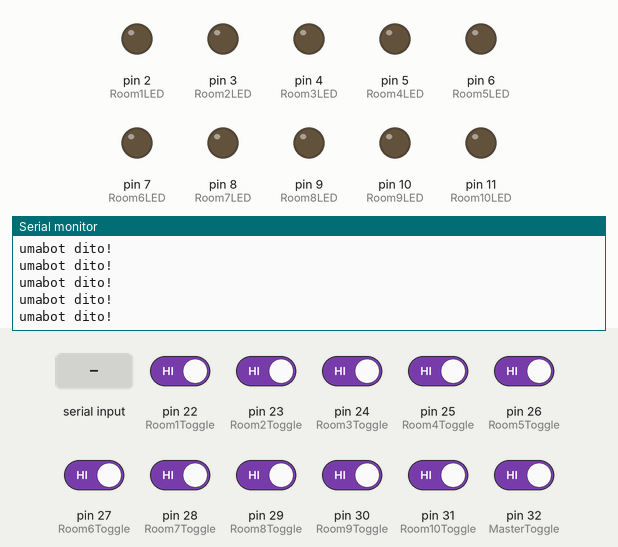
This sketch was run on a simulated Arduino Mega 2560, built with avr-gcc and run on an emulated ATmega2560. Shown: output pins drawn as LEDs (lit = HIGH), the last lines printed to the serial monitor. The inputs (shaded band) are chosen by the test bench; at power-on: pin 22 (Room1Toggle), pin 23 (Room2Toggle), pin 24 (Room3Toggle), pin 25 (Room4Toggle), pin 26 (Room5Toggle), pin 27 (Room6Toggle), pin 28 (Room7Toggle), pin 29 (Room8Toggle), pin 30 (Room9Toggle), pin 31 (Room10Toggle), pin 32 (MasterToggle) HIGH.

Above: at 1.2 s.
1.3 s: pin 22 (Room1Toggle) driven LOW
At 1.33 s:
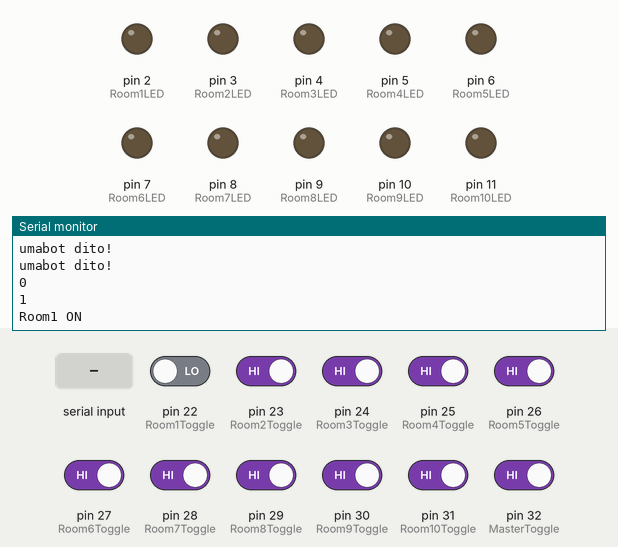
2.8 s: pin 32 (MasterToggle) driven LOW
4.3 s: "1\n" received over the second serial link
At 4.36 s:
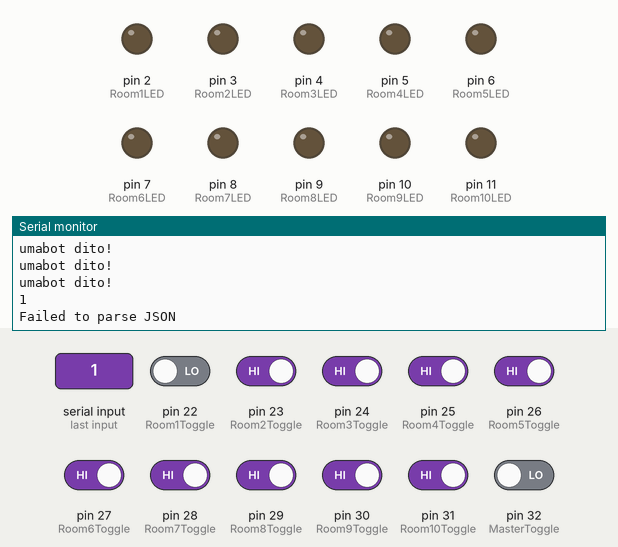
5.8 s: pin 22 (Room1Toggle) driven HIGH
At 5.83 s:
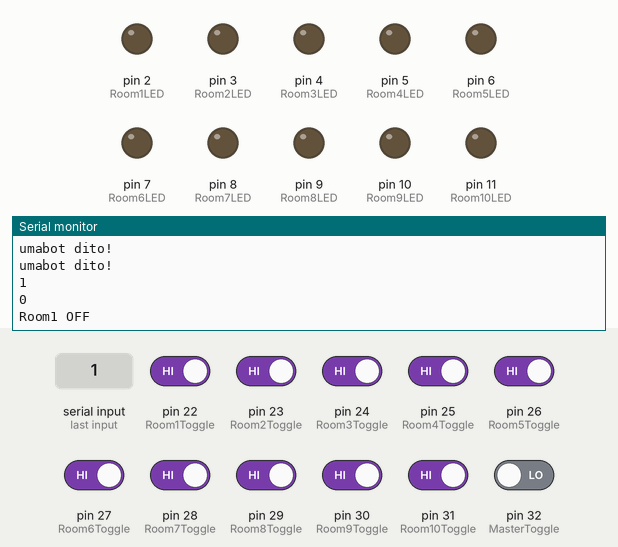
7.3 s: pin 32 (MasterToggle) driven HIGH
At 7.35 s:
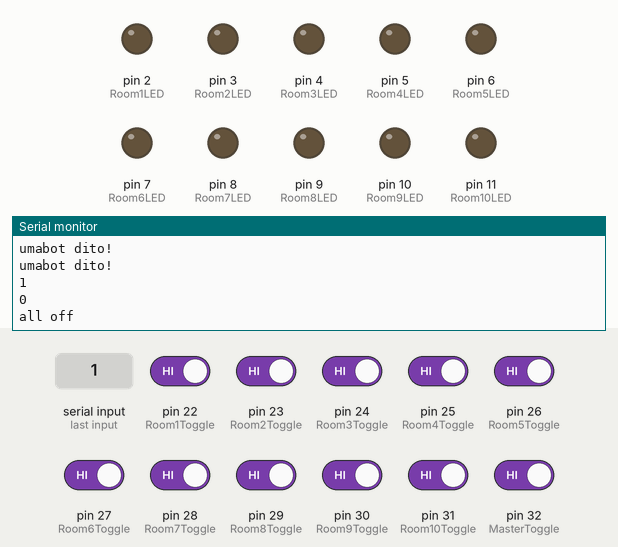

Measured:
- after the input at 1.3 s, the serial monitor: prints a new line at once (image 1)
- after the input at 4.3 s, the serial monitor: prints a new line after 0.05 s (image 2)
- after the input at 5.8 s, the serial monitor: prints a new line at once (image 3)
- after the input at 7.3 s, the serial monitor: prints a new line at once (image 4)

The sketch:

BMSArduino.ino
```cpp
#include <Arduino.h>
#include <ArduinoJson.h>

// Define LED and toggle switch pins for each room (up to Room 10)
const int Room1LED = 2;
const int Room2LED = 3;
const int Room3LED = 4;
const int Room4LED = 5;
const int Room5LED = 6;
const int Room6LED = 7;
const int Room7LED = 8;
const int Room8LED = 9;
const int Room9LED = 10;
const int Room10LED = 11;

const int Room1Toggle = 22;
const int Room2Toggle = 23;
const int Room3Toggle = 24;
const int Room4Toggle = 25;
const int Room5Toggle = 26;
const int Room6Toggle = 27;
const int Room7Toggle = 28;
const int Room8Toggle = 29;
const int Room9Toggle = 30;
const int Room10Toggle = 31;

// Define a pin for the master toggle switch
const int MasterToggle = 32;

// Variables to store LED states
bool RoomLEDStates[10] = {false, false, false, false, false, false, false, false, false, false};

// Variables to store previous toggle switch states
int MasterSwitchStatePrev = HIGH;
int Room1SwitchStatePrev = HIGH;
int Room2SwitchStatePrev = HIGH;
int Room3SwitchStatePrev = HIGH;
int Room4SwitchStatePrev = HIGH;
int Room5SwitchStatePrev = HIGH;
int Room6SwitchStatePrev = HIGH;
int Room7SwitchStatePrev = HIGH;
int Room8SwitchStatePrev = HIGH;
int Room9SwitchStatePrev = HIGH;
int Room10SwitchStatePrev = HIGH;

void setup() {
  Serial.begin(9600);
  Serial1.begin(9600);

  // Set LED pins as outputs
  pinMode(Room1LED, OUTPUT);
  pinMode(Room2LED, OUTPUT);
  pinMode(Room3LED, OUTPUT);
  pinMode(Room4LED, OUTPUT);
  pinMode(Room5LED, OUTPUT);
  pinMode(Room6LED, OUTPUT);
  pinMode(Room7LED, OUTPUT);
  pinMode(Room8LED, OUTPUT);
  pinMode(Room9LED, OUTPUT);
  pinMode(Room10LED, OUTPUT);

  // Set toggle switch pins as inputs with internal pull-ups
  pinMode(Room1Toggle, INPUT_PULLUP);
  pinMode(Room2Toggle, INPUT_PULLUP);
  pinMode(Room3Toggle, INPUT_PULLUP);
  pinMode(Room4Toggle, INPUT_PULLUP);
  pinMode(Room5Toggle, INPUT_PULLUP);
  pinMode(Room6Toggle, INPUT_PULLUP);
  pinMode(Room7Toggle, INPUT_PULLUP);
  pinMode(Room8Toggle, INPUT_PULLUP);
  pinMode(Room9Toggle, INPUT_PULLUP);
  pinMode(Room10Toggle, INPUT_PULLUP);

  // Set master toggle switch pin as input with internal pull-up
  pinMode(MasterToggle, INPUT_PULLUP);
}

void loop() {
  // Request and handle commands from NodeMCU
  if (Serial1.available() > 0) {
    String responseFromNodeMCU = Serial1.readStringUntil('\n');
    responseFromNodeMCU.trim();
    Serial.println(responseFromNodeMCU);
    // Process the received JSON
    processJSONResponse(responseFromNodeMCU);
  }

  // Update the state of each room based on the toggle switch
  updateLED(Room1Toggle, Room1SwitchStatePrev, "Room1");
  updateLED(Room2Toggle, Room2SwitchStatePrev, "Room2");
  updateLED(Room3Toggle, Room3SwitchStatePrev, "Room3");
  updateLED(Room4Toggle, Room4SwitchStatePrev, "Room4");
  updateLED(Room5Toggle, Room5SwitchStatePrev, "Room5");
  updateLED(Room6Toggle, Room6SwitchStatePrev, "Room6");
  updateLED(Room7Toggle, Room7SwitchStatePrev, "Room7");
  updateLED(Room8Toggle, Room8SwitchStatePrev, "Room8");
  updateLED(Room9Toggle, Room9SwitchStatePrev, "Room9");
  updateLED(Room10Toggle, Room10SwitchStatePrev, "Room10");

  // Update the state of the master toggle switch
  updateMasterLEDs(MasterToggle, MasterSwitchStatePrev);

  Serial.println("umabot dito!");
  delay(50);
}

// Function to process received JSON and control LEDs
void processJSONResponse(String jsonString) {
  StaticJsonBuffer<512> jsonBuffer;
  JsonObject& jsonDocument = jsonBuffer.parseObject(jsonString);

  // Check if the JSON parsing was successful
  if (!jsonDocument.success()) {
    Serial.println("Failed to parse JSON");
    return;
  }

  // Control each room's LED based on the received JSON
  for (int i = 0; i < 10; i++) {
    String roomKey = "Room" + String(i + 1);

    // Check if the key exists in the JSON object
    if (jsonDocument.containsKey(roomKey)) {
      bool roomState = jsonDocument[roomKey];

      // Map room number to corresponding LED pin
      int ledPin;
      switch (i) {
        case 0: ledPin = Room1LED; break;
        case 1: ledPin = Room2LED; break;
        case 2: ledPin = Room3LED; break;
        case 3: ledPin = Room4LED; break;
        case 4: ledPin = Room5LED; break;
        case 5: ledPin = Room6LED; break;
        case 6: ledPin = Room7LED; break;
        case 7: ledPin = Room8LED; break;
        case 8: ledPin = Room9LED; break;
        case 9: ledPin = Room10LED; break;
      }

      // Control the LED based on the state
      RoomLEDStates[i] = roomState;
      digitalWrite(ledPin, roomState ? HIGH : LOW); // LOW turns the LED on, HIGH turns it off
    }
  }
}

// Function to update LED state based on toggle switch state change
void updateLED(int togglePin, int& prevSwitchState, const String roomName) {
  int switchState = digitalRead(togglePin);
  // Check if switch state has changed
  if (switchState == LOW && prevSwitchState == HIGH) {
    // Switch turned ON
  Serial.println(switchState);
  Serial.println(prevSwitchState);
    Serial.println(roomName + " ON");
    Serial1.println(roomName + " ON"); // Send ON message to NodeMCU
  } else if (switchState == HIGH && prevSwitchState == LOW) {
    // Switch turned OFF
  Serial.println(switchState);
  Serial.println(prevSwitchState);
    Serial.println(roomName + " OFF");
    Serial1.println(roomName + " OFF"); // Send OFF message to NodeMCU
  }

  // Update previous switch state
  prevSwitchState = switchState;
}

// Function to update all LED states based on master toggle switch state change
void updateMasterLEDs(int togglePin, int& prevSwitchState) {
  int switchState = digitalRead(togglePin);
  // Update all LEDs if master switch is toggled
  if (switchState == LOW && prevSwitchState == HIGH) {

  Serial.println(switchState);
  Serial.println(prevSwitchState);
    Serial.println("all on");
    Serial1.println("all on"); // Send "all on" message to NodeMCU
  } else if (switchState == HIGH && prevSwitchState == LOW) {

  Serial.println(switchState);
  Serial.println(prevSwitchState);
    Serial.println("all off");
    Serial1.println("all off"); // Send "all off" message to NodeMCU
  }

  // Update previous switch state
  prevSwitchState = switchState;
}
```
